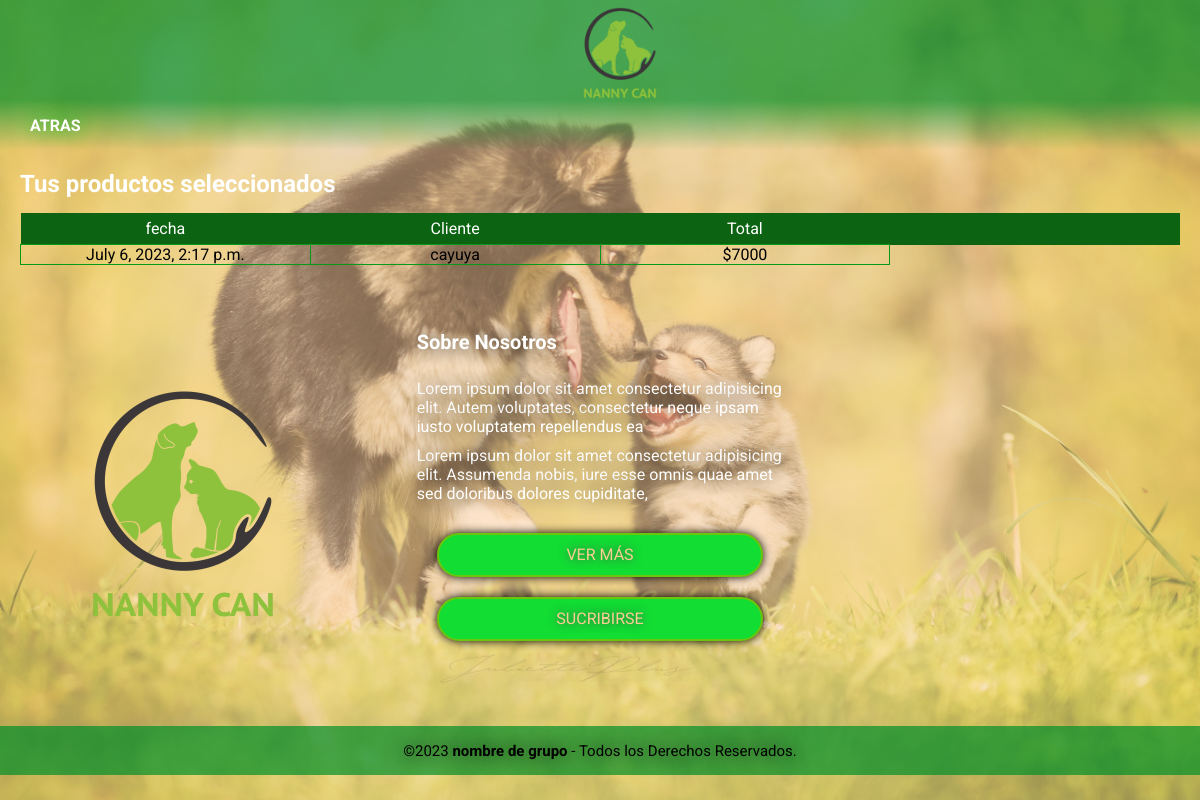
Page /historial (signed in) on the committed database.
### core/models.py (models this page shows, shortened)
class Venta(models.Model):
    id = models.AutoField(primary_key=True)
    fecha = models.DateTimeField(default=datetime.now())
    cliente = models.ForeignKey(to=User, on_delete=models.CASCADE)
    total = models.IntegerField()

### core/views.py (the view)
# urls.py: path('historial', historial, name="historial"),
def historial(request):
    if  request.user.is_authenticated:
        redirect(to="login")
    compras = Venta.objects.filter(cliente=request.user)
    return render(request, "core/historial.html", {"compras":compras})

### core/templates/core/historial.html
{% extends 'core/historial_base.html' %}
{% load static %}
{% block content %}
<body>
    <header>
        <div class="arriba">
            <div class="logo">
                <img class="log" src="{% static 'productos/zarla-nanny-can-1x1-2400x2400-20211020-9bbg4gtrmgfrd7p3wxph.png' %}" alt="">
            </div>
        </div>
        <div class="principal">
            <div class="narvar">
                <a href="{% url 'home' %}">ATRAS</a>
            </div>
        </div>
        <section class="productos " id="cart-container">
            <h2 class="titulo">Tus productos seleccionados</h2>
            <table width="100%">
                <thead>
                    <tr>
                        <td>fecha</td>
                        <td>Cliente</td>
                        <td>Total</td>
                        <td></td>
                </thead>
                <tbody>
                    {% for item in compras%}
                    <tr>
                        <td>{{item.fecha}}</td>
                        <td>{{item.cliente}}</td>
                        <td>${{item.total}}</td>
                    </tr>
                    {% endfor %}
                </tbody>
            </table>
        </section>
       {% endblock %}

### core/static/estilo_index.css (style rules this page uses)
* { margin: 0; padding: 0; font-family: 'Roboto', sans-serif; ; }
.arriba { background: linear-gradient(rgba(0, 143, 40, 0.7), rgba(0, 143, 40, 0.7)); height: 100vh; display: flex; justify-content: center; align-items: center; padding: 0px 5rem; height: 100px; }
.arriba .logo img { padding-top: 10px; padding-left: 40px; height: auto; width: 100px; max-height: 300px; max-width: 300px; }
.principal { height: 50px; display: flex; justify-content: space-between; align-items: center; background: linear-gradient(rgba(0, 143, 40, 0.7), rgba(12, 4, 250, 0)); }
.principal a { color: #fff; padding: 13px 30px; text-decoration: none; text-transform: uppercase; border-radius: 25px; text-align: center; font-weight: bold; transition: .3s; text-shadow: 0 0 20px rgb(6, 217, 41); }
body { margin: 0; padding: 0; background: linear-gradient(rgba(255, 207, 159, .50), rgba(255, 207, 159, 0.5)), url(imagenes/walpaiper.jpg) no-repeat center fixed; background-size: cover; height: 100vh; align-items: center; }
.productos { padding: 20px 20px; display: flex; column-gap: 20px; height: 100%; flex-wrap: wrap; }
.productos .titulo { color: #fff; margin-bottom: 15px; }
#cart-container table { border-collapse: collapse; width: 100%; table-layout: fixed; }
#cart-container table thead td { background: hsl(124, 79%, 22%); color: #fff; border: none; padding: 6px 0; }
#cart-container table td { border: 1px solid #06991a; text-align: center; color: #000000; }

### rows in the picture
Venta: fecha "July 6, 2023, 2:17 p.m.", cliente "cayuya", total "7000"
